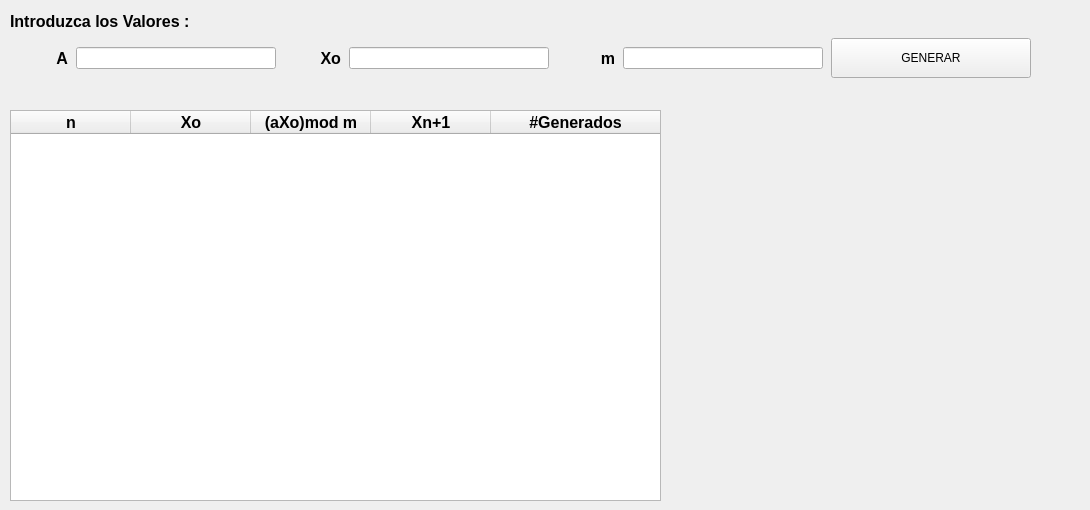
       <widget class="QWidget" name="TRES">
        <property name="windowTitle">
         <string>::GENERADOR CONGRUENCIAL MULTIPLICATIVO::</string>
        </property>
        <widget class="QLabel" name="lblresultado_mul">
         <property name="geometry">
          <rect>
           <x>690</x>
           <y>300</y>
           <width>391</width>
           <height>161</height>
          </rect>
         </property>
         <property name="font">
          <font>
           <pointsize>14</pointsize>
           <weight>75</weight>
           <bold>true</bold>
          </font>
         </property>
         <property name="text">
          <string/>
         </property>
        </widget>
        <widget class="QWidget" name="layoutWidget">
         <property name="geometry">
          <rect>
           <x>10</x>
           <y>10</y>
           <width>1021</width>
           <height>84</height>
          </rect>
         </property>
         <layout class="QVBoxLayout" name="verticalLayout_7">
          <item>
           <widget class="QLabel" name="label_34">
            <property name="maximumSize">
             <size>
              <width>16777215</width>
              <height>20</height>
             </size>
            </property>
            <property name="font">
             <font>
              <pointsize>12</pointsize>
              <weight>75</weight>
              <bold>true</bold>
             </font>
            </property>
            <property name="text">
             <string>Introduzca los Valores :</string>
            </property>
           </widget>
          </item>
          <item>
           <layout class="QHBoxLayout" name="horizontalLayout_8">
            <property name="spacing">
             <number>8</number>
            </property>
            <property name="topMargin">
             <number>0</number>
            </property>
            <property name="bottomMargin">
             <number>15</number>
            </property>
            <item>
             <widget class="QLabel" name="label_30">
              <property name="font">
               <font>
                <pointsize>12</pointsize>
                <weight>75</weight>
                <bold>true</bold>
               </font>
              </property>
              <property name="text">
               <string>A</string>
              </property>
              <property name="alignment">
               <set>Qt::AlignRight|Qt::AlignTrailing|Qt::AlignVCenter</set>
              </property>
             </widget>
            </item>
            <item>
             <widget class="QLineEdit" name="linea_mul">
              <property name="maximumSize">
               <size>
                <width>200</width>
                <height>16777215</height>
               </size>
              </property>
             </widget>
            </item>
            <item>
             <widget class="QLabel" name="label_31">
              <property name="font">
               <font>
                <pointsize>12</pointsize>
                <weight>75</weight>
                <bold>true</bold>
               </font>
              </property>
              <property name="text">
               <string>Xo</string>
              </property>
              <property name="alignment">
               <set>Qt::AlignRight|Qt::AlignTrailing|Qt::AlignVCenter</set>
              </property>
             </widget>
            </item>
            <item>
             <widget class="QLineEdit" name="linexo_mul">
              <property name="maximumSize">
               <size>
                <width>200</width>
                <height>16777215</height>
               </size>
              </property>
             </widget>
            </item>
            <item>
             <widget class="QLabel" name="label_33">
              <property name="font">
               <font>
                <pointsize>12</pointsize>
                <weight>75</weight>
                <bold>true</bold>
               </font>
              </property>
              <property name="text">
               <string>m</string>
              </property>
              <property name="alignment">
               <set>Qt::AlignRight|Qt::AlignTrailing|Qt::AlignVCenter</set>
              </property>
             </widget>
            </item>
            <item>
             <widget class="QLineEdit" name="linem_mul">
              <property name="maximumSize">
               <size>
                <width>200</width>
                <height>16777215</height>
               </size>
              </property>
             </widget>
            </item>
            <item>
             <widget class="QPushButton" name="btngenerar_mul">
              <property name="minimumSize">
               <size>
                <width>200</width>
                <height>40</height>
               </size>
              </property>
              <property name="text">
               <string>GENERAR</string>
              </property>
             </widget>
            </item>
           </layout>
          </item>
         </layout>
        </widget>
        <widget class="QTableWidget" name="tabla_mul">
         <property name="enabled">
          <bool>true</bool>
         </property>
         <property name="geometry">
          <rect>
           <x>10</x>
           <y>110</y>
           <width>651</width>
           <height>391</height>
          </rect>
         </property>
         <property name="sizeIncrement">
          <size>
           <width>8</width>
           <height>0</height>
          </size>
         </property>
         <property name="contextMenuPolicy">
          <enum>Qt::DefaultContextMenu</enum>
         </property>
         <property name="autoFillBackground">
          <bool>false</bool>
         </property>
         <property name="frameShape">
          <enum>QFrame::StyledPanel</enum>
         </property>
         <property name="frameShadow">
          <enum>QFrame::Plain</enum>
         </property>
         <property name="lineWidth">
          <number>0</number>
         </property>
         <property name="selectionMode">
          <enum>QAbstractItemView::SingleSelection</enum>
         </property>
         <property name="selectionBehavior">
          <enum>QAbstractItemView::SelectRows</enum>
         </property>
         <property name="showGrid">
          <bool>true</bool>
         </property>
         <attribute name="horizontalHeaderVisible">
          <bool>true</bool>
         </attribute>
         <attribute name="horizontalHeaderCascadingSectionResizes">
          <bool>false</bool>
         </attribute>
         <attribute name="horizontalHeaderDefaultSectionSize">
          <number>120</number>
         </attribute>
         <attribute name="horizontalHeaderStretchLastSection">
          <bool>true</bool>
         </attribute>
         <attribute name="verticalHeaderVisible">
          <bool>false</bool>
         </attribute>
         <column>
          <property name="text">
           <string notr="true">n</string>
          </property>
          <property name="font">
           <font>
            <pointsize>12</pointsize>
            <weight>75</weight>
            <bold>true</bold>
           </font>
          </property>
          <property name="background">
           <color>
            <red>0</red>
            <green>170</green>
            <blue>255</blue>
           </color>
          </property>
         </column>
         <column>
          <property name="text">
           <string>Xo</string>
          </property>
          <property name="font">
           <font>
            <pointsize>12</pointsize>
            <weight>75</weight>
            <bold>true</bold>
           </font>
          </property>
          <property name="background">
           <color>
            <red>0</red>
            <green>170</green>
            <blue>255</blue>
           </color>
          </property>
         </column>
         <column>
          <property name="text">
           <string>(aXo)mod m</string>
          </property>
          <property name="font">
           <font>
            <pointsize>12</pointsize>
            <weight>75</weight>
            <bold>true</bold>
           </font>
          </property>
          <property name="background">
           <color>
            <red>0</red>
            <green>170</green>
            <blue>255</blue>
           </color>
          </property>
         </column>
         <column>
          <property name="text">
           <string>Xn+1</string>
          </property>
          <property name="font">
           <font>
            <family>Cantarell</family>
            <pointsize>12</pointsize>
            <weight>75</weight>
            <bold>true</bold>
           </font>
          </property>
          <property name="background">
           <color>
            <red>0</red>
            <green>170</green>
            <blue>255</blue>
           </color>
          </property>
         </column>
         <column>
          <property name="text">
           <string>#Generados</string>
          </property>
          <property name="font">
           <font>
            <pointsize>12</pointsize>
            <weight>75</weight>
            <bold>true</bold>
           </font>
          </property>
          <property name="background">
           <color>
            <red>0</red>
            <green>170</green>
            <blue>255</blue>
           </color>
          </property>
         </column>
        </widget>
       </widget>
